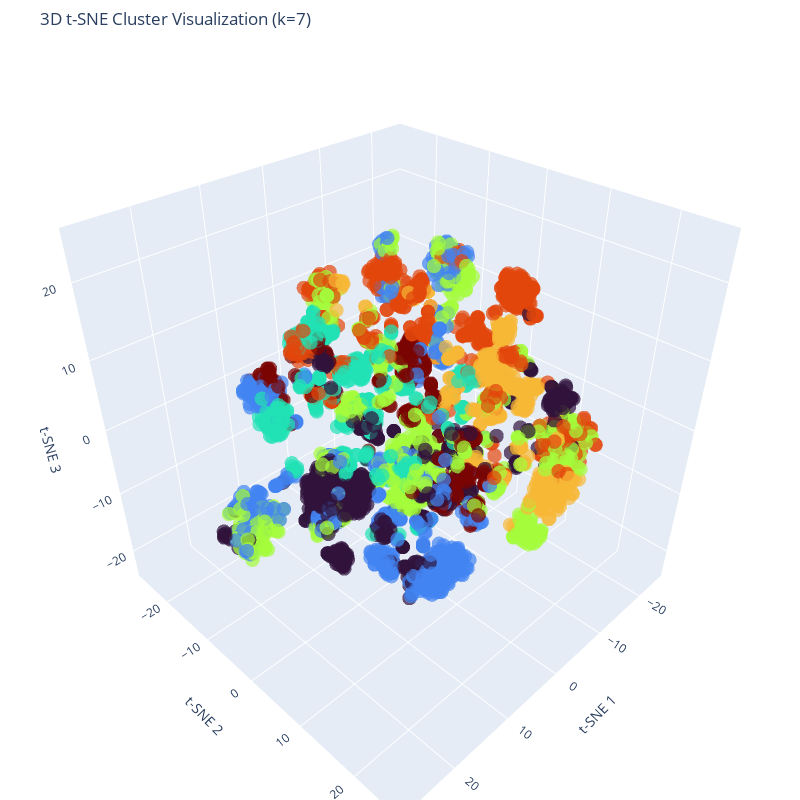

Here is the notebook cell this chart was saved with:
### Code cell
from sklearn.manifold import TSNE
import plotly.graph_objects as go
import pandas as pd
import numpy as np

# Check if Gower distance matrix is valid
if np.isnan(gower_distances).any() or np.isinf(gower_distances).any():
    raise ValueError("⚠️ Gower distance matrix contains NaN or Inf values. Check your preprocessing!")

if gower_distances.shape[0] != gower_distances.shape[1]:
    raise ValueError("⚠️ Gower distance matrix must be square (NxN).")

# Compute 3D t-SNE projection (Fixing the init='pca' issue)
tsne = TSNE(n_components=3, metric='precomputed', init='random', random_state=42)
X_tsne_3d = tsne.fit_transform(gower_distances)

# Assign best k from evaluation (Make sure best_k exists in cluster_results)
best_k = 7
if best_k not in cluster_results:
    raise ValueError(f"⚠️ best_k={best_k} is not in cluster_results. Check clustering output!")

labels = cluster_results[best_k]

# Create DataFrame for visualization
df_plot = pd.DataFrame({'x': X_tsne_3d[:, 0], 'y': X_tsne_3d[:, 1], 'z': X_tsne_3d[:, 2], 'Cluster': labels})

# Explicitly set a reduced point size
point_size = 5  # Adjust this value to control marker size

# Generate interactive 3D scatter plot using go.Scatter3d for explicit control over marker size
fig = go.Figure()

fig.add_trace(go.Scatter3d(
    x=df_plot['x'],
    y=df_plot['y'],
    z=df_plot['z'],
    mode='markers',
    marker=dict(
        size=point_size,  # Explicitly setting the size
        color=df_plot['Cluster'],  # Color by cluster
        colorscale='Turbo',  # Set color scale
        opacity=0.7  # Adjust transparency
    )
))

# Customize layout
fig.update_layout(
    title=f"3D t-SNE Cluster Visualization (k={best_k})",
    scene=dict(
        xaxis_title="t-SNE 1",
        yaxis_title="t-SNE 2",
        zaxis_title="t-SNE 3",
        aspectmode="cube"  # Keeps the aspect ratio balanced
    ),
    margin=dict(l=0, r=0, b=0, t=50),
    width=800,  # Adjusted figure width
    height=800   # Adjusted figure height
)

fig.show()

### Figure 1 — Plotly figure (JSON) as saved in the notebook; plotly's stock layout.template omitted (floating-point values rounded to 4 significant figures; data arrays with more than 128 entries replaced by an {"elided": "..."} marker saying what was removed)
{"data": [{"marker": {"color": {"elided": "5000 int values"}, "colorscale": [[0, "#30123b"], [0.07143, "#4145ab"], [0.1429, "#4675ed"], [0.2143, "#39a2fc"], [0.2857, "#1bcfd4"], [0.3571, "#24eca6"], [0.4286, "#61fc6c"], [0.5, "#a4fc3b"], [0.5714, "#d1e834"], [0.6429, "#f3c63a"], [0.7143, "#fe9b2d"], [0.7857, "#f36315"], [0.8571, "#d93806"], [0.9286, "#b11901"], [1, "#7a0402"]], "opacity": 0.7, "size": 5}, "mode": "markers", "type": "scatter3d", "x": {"elided": "5000 float values"}, "y": {"elided": "5000 float values"}, "z": {"elided": "5000 float values"}}], "layout": {"height": 800, "margin": {"b": 0, "l": 0, "r": 0, "t": 50}, "scene": {"aspectmode": "cube", "xaxis": {"title": {"text": "t-SNE 1"}}, "yaxis": {"title": {"text": "t-SNE 2"}}, "zaxis": {"title": {"text": "t-SNE 3"}}}, "title": {"text": "3D t-SNE Cluster Visualization (k=7)"}, "width": 800}}
